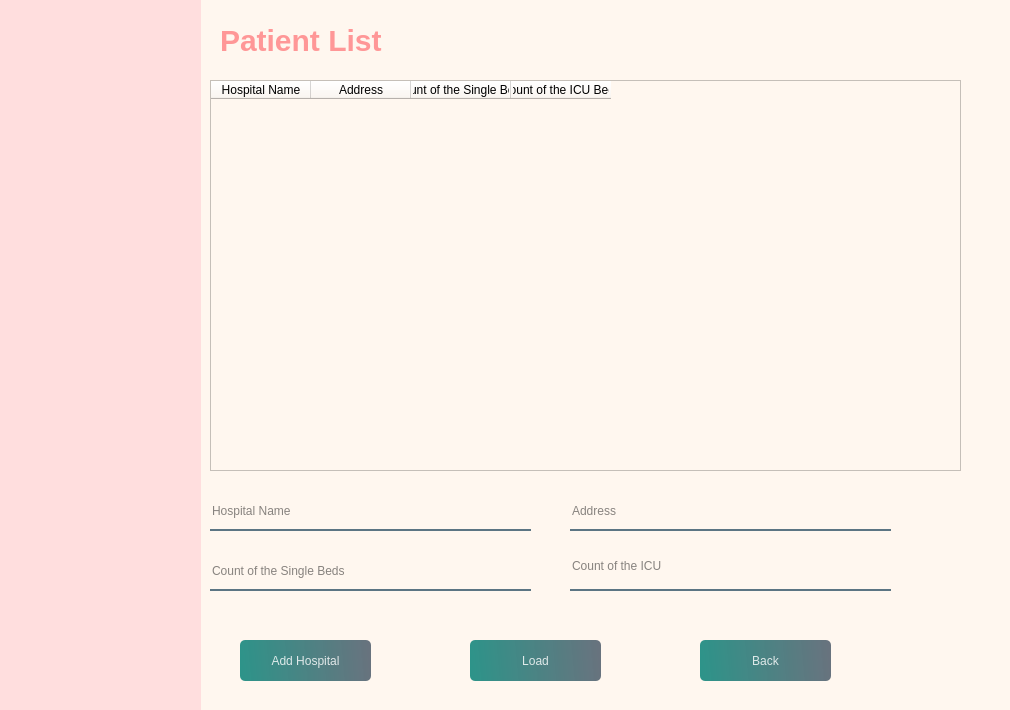
<?xml version="1.0" encoding="UTF-8"?>
<ui version="4.0">
 <class>Dialog</class>
 <widget class="QDialog" name="Dialog">
  <property name="geometry">
   <rect>
    <x>0</x>
    <y>0</y>
    <width>1010</width>
    <height>710</height>
   </rect>
  </property>
  <property name="windowTitle">
   <string>Dialog</string>
  </property>
  <property name="styleSheet">
   <string notr="true">
background-color: rgb(238, 238, 238);
background-color: rgb(255, 247, 239);</string>
  </property>
  <widget class="QWidget" name="widget" native="true">
   <property name="geometry">
    <rect>
     <x>0</x>
     <y>0</y>
     <width>201</width>
     <height>851</height>
    </rect>
   </property>
   <property name="styleSheet">
    <string notr="true">
background-color: rgb(255, 222, 222);</string>
   </property>
  </widget>
  <widget class="QLabel" name="label">
   <property name="geometry">
    <rect>
     <x>220</x>
     <y>10</y>
     <width>311</width>
     <height>61</height>
    </rect>
   </property>
   <property name="styleSheet">
    <string notr="true">font-size: 30px;
font: bold;
color: rgb(255, 222, 222);
color: rgb(255, 151, 151);</string>
   </property>
   <property name="text">
    <string>Patient List</string>
   </property>
  </widget>
  <widget class="QTableWidget" name="tableWidget">
   <property name="geometry">
    <rect>
     <x>210</x>
     <y>80</y>
     <width>751</width>
     <height>391</height>
    </rect>
   </property>
   <column>
    <property name="text">
     <string>Hospital Name</string>
    </property>
   </column>
   <column>
    <property name="text">
     <string>Address</string>
    </property>
   </column>
   <column>
    <property name="text">
     <string>Count of the Single Beds</string>
    </property>
   </column>
   <column>
    <property name="text">
     <string>Count of the ICU Beds</string>
    </property>
   </column>
  </widget>
  <widget class="QPushButton" name="pushButton">
   <property name="geometry">
    <rect>
     <x>700</x>
     <y>640</y>
     <width>131</width>
     <height>41</height>
    </rect>
   </property>
   <property name="toolTip">
    <string>&lt;html&gt;&lt;head/&gt;&lt;body&gt;&lt;p&gt;Back&lt;/p&gt;&lt;/body&gt;&lt;/html&gt;</string>
   </property>
   <property name="styleSheet">
    <string notr="true">QPushButton#pushButton{
	font: 75 italic 14pt &quot;Times New Roman&quot;;
	
	background-color: qlineargradient(spread:pad, x1:0, y1:0.505682, x2:1, y2:0.477, stop:0 rgba(11, 131, 120, 219), stop:1 rgba(85, 98, 112, 226));
	color: rgba(255,255,255,210);
	border-radius:5px;
}
QPushButton#pushButton:hover{
	background-color: qlineargradient(spread:pad, x1:0, y1:0.505682, x2:1, y2:0.477, stop:0 rgba(150, 123, 111, 219), stop:1 rgba(85, 81, 84, 226));
}

QPushButton#pushButton:pressed{
	padding-left:5px;
	padding-top:5px;
	background-color:rgba(150, 123, 111, 255);
}</string>
   </property>
   <property name="text">
    <string>Back</string>
   </property>
  </widget>
  <widget class="QLineEdit" name="lineEdit">
   <property name="geometry">
    <rect>
     <x>210</x>
     <y>500</y>
     <width>321</width>
     <height>31</height>
    </rect>
   </property>
   <property name="styleSheet">
    <string notr="true">background-color:rgba(0,0,0,0);
border:none;
border-bottom:2px solid rgba(46,82,101,200);
color:rgba(0,0,0,240);
padding-bottom:7px;</string>
   </property>
   <property name="placeholderText">
    <string>Hospital Name</string>
   </property>
  </widget>
  <widget class="QLineEdit" name="lineEdit_2">
   <property name="geometry">
    <rect>
     <x>570</x>
     <y>500</y>
     <width>321</width>
     <height>31</height>
    </rect>
   </property>
   <property name="styleSheet">
    <string notr="true">background-color:rgba(0,0,0,0);
border:none;
border-bottom:2px solid rgba(46,82,101,200);
color:rgba(0,0,0,240);
padding-bottom:7px;</string>
   </property>
   <property name="placeholderText">
    <string>Address</string>
   </property>
  </widget>
  <widget class="QLineEdit" name="lineEdit_3">
   <property name="geometry">
    <rect>
     <x>210</x>
     <y>560</y>
     <width>321</width>
     <height>31</height>
    </rect>
   </property>
   <property name="styleSheet">
    <string notr="true">background-color:rgba(0,0,0,0);
border:none;
border-bottom:2px solid rgba(46,82,101,200);
color:rgba(0,0,0,240);
padding-bottom:7px;</string>
   </property>
   <property name="placeholderText">
    <string>Count of the Single Beds</string>
   </property>
  </widget>
  <widget class="QLineEdit" name="lineEdit_4">
   <property name="geometry">
    <rect>
     <x>570</x>
     <y>550</y>
     <width>321</width>
     <height>41</height>
    </rect>
   </property>
   <property name="styleSheet">
    <string notr="true">background-color:rgba(0,0,0,0);
border:none;
border-bottom:2px solid rgba(46,82,101,200);
color:rgba(0,0,0,240);
padding-bottom:7px;</string>
   </property>
   <property name="placeholderText">
    <string>Count of the ICU</string>
   </property>
  </widget>
  <widget class="QPushButton" name="pushButton_2">
   <property name="geometry">
    <rect>
     <x>240</x>
     <y>640</y>
     <width>131</width>
     <height>41</height>
    </rect>
   </property>
   <property name="styleSheet">
    <string notr="true">QPushButton#pushButton_2{
	
	font: 75 italic 14pt &quot;Times New Roman&quot;;
	background-color: qlineargradient(spread:pad, x1:0, y1:0.505682, x2:1, y2:0.477, stop:0 rgba(11, 131, 120, 219), stop:1 rgba(85, 98, 112, 226));
	color: rgba(255,255,255,210);
	border-radius:5px;
}
QPushButton#pushButton_2:hover{
	background-color: qlineargradient(spread:pad, x1:0, y1:0.505682, x2:1, y2:0.477, stop:0 rgba(150, 123, 111, 219), stop:1 rgba(85, 81, 84, 226));
}

QPushButton#pushButton_2:pressed{
	padding-left:5px;
	padding-top:5px;
	background-color:rgba(150, 123, 111, 255);
}</string>
   </property>
   <property name="text">
    <string>Add Hospital</string>
   </property>
  </widget>
  <widget class="QLabel" name="label_2">
   <property name="geometry">
    <rect>
     <x>210</x>
     <y>610</y>
     <width>251</width>
     <height>16</height>
    </rect>
   </property>
   <property name="styleSheet">
    <string notr="true">font: 75 italic 8pt &quot;Times New Roman&quot;;color:red;</string>
   </property>
   <property name="text">
    <string/>
   </property>
  </widget>
  <widget class="QPushButton" name="pushButton_4">
   <property name="geometry">
    <rect>
     <x>470</x>
     <y>640</y>
     <width>131</width>
     <height>41</height>
    </rect>
   </property>
   <property name="styleSheet">
    <string notr="true">QPushButton#pushButton_4{
	
	
	font: 75 italic 14pt &quot;Times New Roman&quot;;
	background-color: qlineargradient(spread:pad, x1:0, y1:0.505682, x2:1, y2:0.477, stop:0 rgba(11, 131, 120, 219), stop:1 rgba(85, 98, 112, 226));
	color: rgba(255,255,255,210);
	border-radius:5px;
}
QPushButton#pushButton_4:hover{
	background-color: qlineargradient(spread:pad, x1:0, y1:0.505682, x2:1, y2:0.477, stop:0 rgba(150, 123, 111, 219), stop:1 rgba(85, 81, 84, 226));
}

QPushButton#pushButton_4:pressed{
	padding-left:5px;
	padding-top:5px;
	background-color:rgba(150, 123, 111, 255);
}</string>
   </property>
   <property name="text">
    <string>Load</string>
   </property>
  </widget>
  <widget class="QLabel" name="label_3">
   <property name="geometry">
    <rect>
     <x>470</x>
     <y>620</y>
     <width>191</width>
     <height>16</height>
    </rect>
   </property>
   <property name="styleSheet">
    <string notr="true">font: 75 italic 8pt &quot;Times New Roman&quot;;color:green;</string>
   </property>
   <property name="text">
    <string/>
   </property>
  </widget>
 </widget>
 <resources/>
 <connections/>
</ui>
